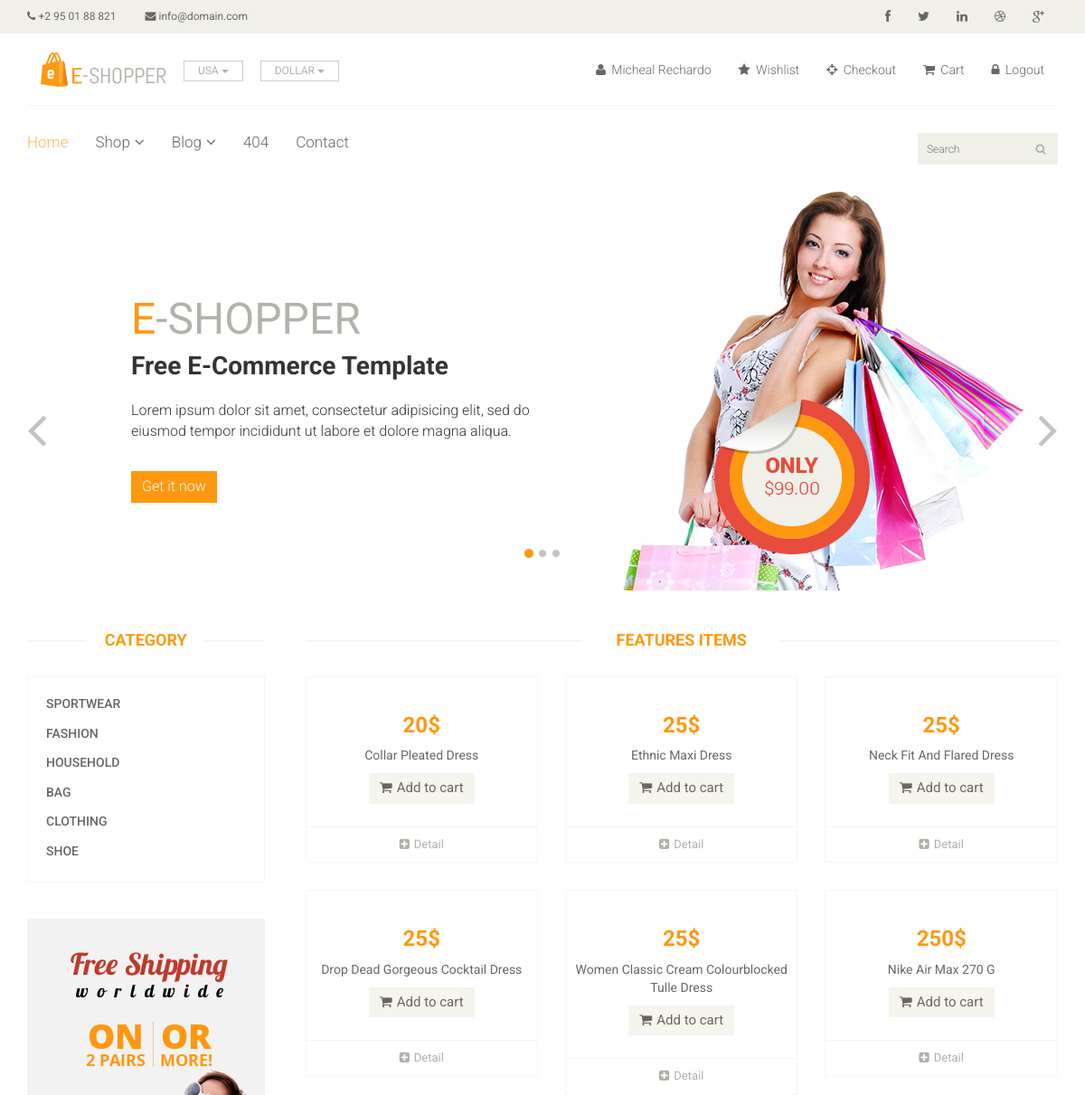
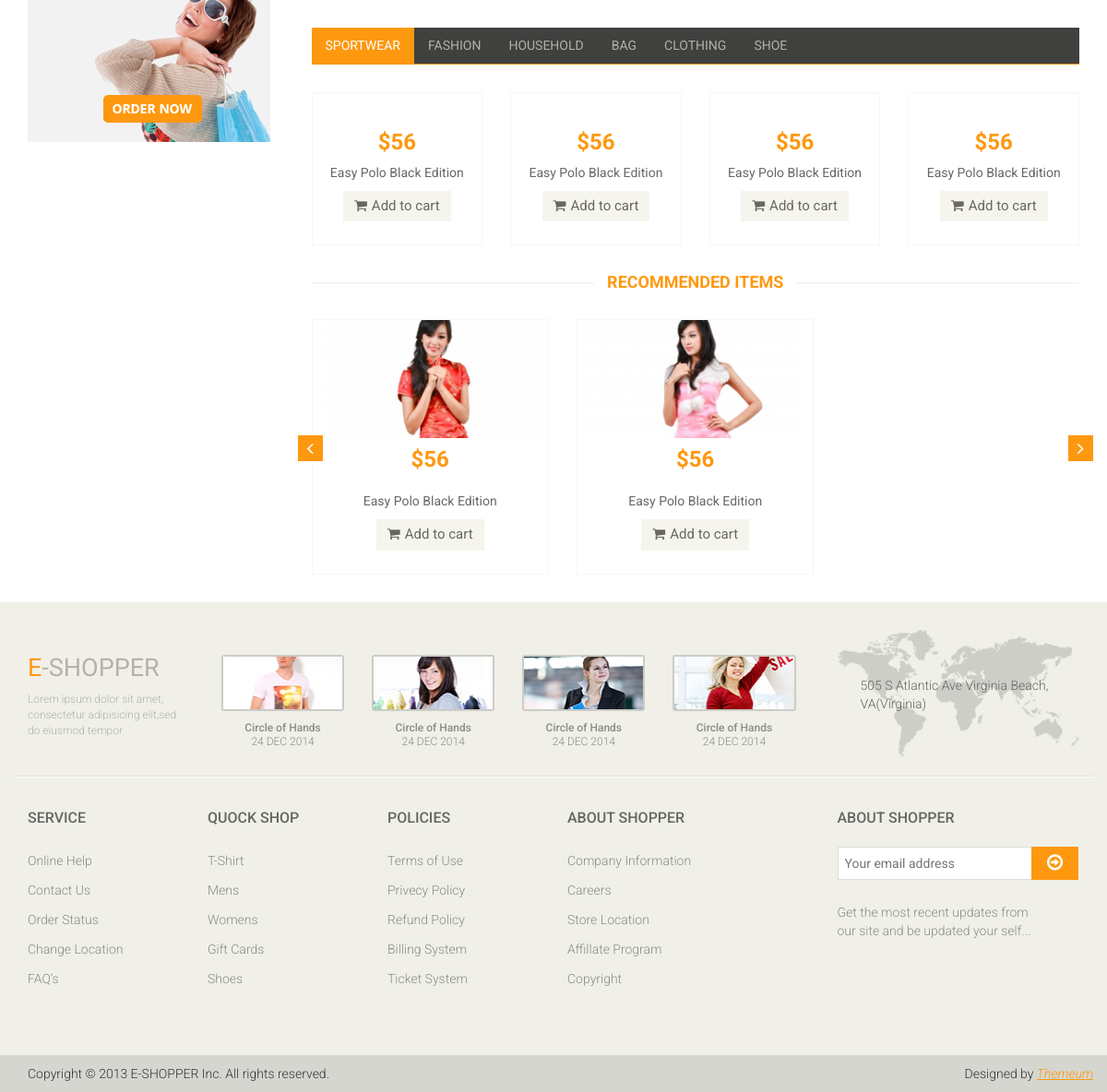
/ (signed in), run on the app's committed database (2 pictures, top to bottom).
### tables this page shows
CREATE TABLE `categories` (
  `id` int(11) NOT NULL,
  `name` varchar(255) NOT NULL
);

CREATE TABLE `clothes` (
  `id` int(11) NOT NULL,
  `status` enum('hide','active','delete') NOT NULL,
  `img` varchar(255) NOT NULL,
  `title` varchar(255) NOT NULL,
  `description` varchar(255) DEFAULT NULL,
  `category` int(11) NOT NULL,
  `sex` enum('men','women','kid','unisex') NOT NULL,
  `price` float NOT NULL
);

### index.php (the view, shortened to what this page needs)
<?php
	include_once('database/connect.php');
?>
<!DOCTYPE html>
<html lang="en">
<head>
    <link href="css/bootstrap.min.css" rel="stylesheet">
    <link href="css/font-awesome.min.css" rel="stylesheet">
    <link href="css/prettyPhoto.css" rel="stylesheet">
    <link href="css/price-range.css" rel="stylesheet">
    <link href="css/animate.css" rel="stylesheet">
	<link href="css/main.css" rel="stylesheet">
	<link href="css/responsive.css" rel="stylesheet">
</head>
<body>
	<header id="header">
		<div class="header_top">
			<div class="container">
				<div class="row">
					<div class="col-sm-6">
						<div class="contactinfo">
							<ul class="nav nav-pills">
								<li><a href="#"><i class="fa fa-phone"></i> +2 95 01 88 821</a></li>
								<li><a href="#"><i class="fa fa-envelope"></i> info@domain.com</a></li>
							</ul>
						</div>
					</div>
					<div class="col-sm-6">
						<div class="social-icons pull-right">
							<ul class="nav navbar-nav">
								<li><a href="#"><i class="fa fa-facebook"></i></a></li>
								<li><a href="#"><i class="fa fa-twitter"></i></a></li>
								<li><a href="#"><i class="fa fa-linkedin"></i></a></li>
								<li><a href="#"><i class="fa fa-dribbble"></i></a></li>
								<li><a href="#"><i class="fa fa-google-plus"></i></a></li>
							</ul>
						</div>
					</div>
				</div>
			</div>
		</div>
		<div class="header-middle">
			<div class="container">
				<div class="row">
					<div class="col-md-4 clearfix">
						<div class="logo pull-left">
							<a href="index.php"><img src="images/home/logo.png" alt="" /></a>
						</div>
						<div class="btn-group pull-right clearfix">
							<div class="btn-group">
								<button type="button" class="btn btn-default dropdown-toggle usa" data-toggle="dropdown">
									USA
									<span class="caret"></span>
								</button>
							</div>
							<div class="btn-group">
								<button type="button" class="btn btn-default dropdown-toggle usa" data-toggle="dropdown">
									DOLLAR
									<span class="caret"></span>
								</button>
							</div>
						</div>
					</div>
					<div class="col-md-8 clearfix">
						<div class="shop-menu clearfix pull-right">
							<ul class="nav navbar-nav">
								<?php require_once("navbar-login-checker.php")?>
							</ul>
						</div>
					</div>
				</div>
			</div>
		</div>
		<div class="header-bottom">
			<div class="container">
				<div class="row">
					<div class="col-sm-9">
						<div class="mainmenu pull-left">
							<ul class="nav navbar-nav collapse navbar-collapse">
								<li><a href="index.php" class="active">Home</a></li>
								<li class="dropdown"><a href="#">Shop<i class="fa fa-angle-down"></i></a>
                                </li>
								<li class="dropdown"><a href="#">Blog<i class="fa fa-angle-down"></i></a>
                                </li>
								<li><a href="404.html">404</a></li>
								<li><a href="contact-us.html">Contact</a></li>
							</ul>
						</div>
					</div>
					<div class="col-sm-3">
						<div class="search_box pull-right">
							<input type="text" placeholder="Search"/>
						</div>
					</div>
				</div>
			</div>
		</div>
	</header>
	<section id="slider">
		<div class="container">
			<div class="row">
				<div class="col-sm-12">
					<div id="slider-carousel" class="carousel slide" data-ride="carousel">
						<ol class="carousel-indicators">
							<li data-target="#slider-carousel" data-slide-to="0" class="active"></li>
							<li data-target="#slider-carousel" data-slide-to="1"></li>
							<li data-target="#slider-carousel" data-slide-to="2"></li>
						</ol>
						<div class="carousel-inner">
							<div class="item active">
								<div class="col-sm-6">
									<h1><span>E</span>-SHOPPER</h1>
									<h2>Free E-Commerce Template</h2>
									<p>Lorem ipsum dolor sit amet, consectetur adipisicing elit, sed do eiusmod tempor incididunt ut labore et dolore magna aliqua. </p>
									<button type="button" class="btn btn-default get">Get it now</button>
								</div>
								<div class="col-sm-6">
									<img src="images/home/girl1.jpg" class="girl img-responsive" alt="" />
									<img src="images/home/pricing.png"  class="pricing" alt="" />
								</div>
							</div>
						</div>
						<a href="#slider-carousel" class="left control-carousel hidden-xs" data-slide="prev">
							<i class="fa fa-angle-left"></i>
						</a>
						<a href="#slider-carousel" class="right control-carousel hidden-xs" data-slide="next">
							<i class="fa fa-angle-right"></i>
						</a>
					</div>
				</div>
			</div>
		</div>
	</section>
	<section>
		<div class="container">
			<div class="row">
				<div class="col-sm-3">
					<div class="left-sidebar">
						<h2>Category</h2>
						<div class="panel-group category-products" id="accordian">
							<?php require_once("category-sidebar.php") ?>
						</div>
						<div class="shipping text-center">
							<img src="images/home/shipping.jpg" alt="" />
						</div>
					</div>
				</div>
				<div class="col-sm-9 padding-right">
					<div class="features_items">
						<h2 class="title text-center">Features Items</h2>
						<?php require_once("get-features-items.php") ?>
					</div>
					<div class="category-tab">
						<div class="col-sm-12">
							<ul class="nav nav-tabs">
								<?php
								$query = "select * from categories where 1";
								$result = mysqli_query($con, $query);
								while($row = mysqli_fetch_array($result)){
									if ($row[0]==1){
										echo '<li class="active"><a href="#tshirt" data-toggle="tab">'.$row["name"].'</a></li>';
										continue;
									}?>
									<li><a href="#" data-toggle="tab">	<?= $row["name"]?>	</a></li>
								<?php }	?>
							</ul>
						</div>
						<div class="tab-content">
							<div class="tab-pane fade active in" id="tshirt" >
								<?php
									$query = "select * from clothes where clothes.category=5";
									$result = mysqli_query($con, $query);
									while($row = mysqli_fetch_array($result)){
										if ($row[0]==5){
											break;
										}
								?>
								<div class="col-sm-3">
									<div class="product-image-wrapper">
										<div class="single-products">
											<div class="productinfo text-center">
												<h2>$56</h2>
												<p>Easy Polo Black Edition</p>
												<a href="#" class="btn btn-default add-to-cart"><i class="fa fa-shopping-cart"></i>Add to cart</a>
											</div>
										</div>
									</div>
								</div>
								<?php }	?>
							</div>
						</div>
					</div>
					<div class="recommended_items">
						<h2 class="title text-center">recommended items</h2>
						<div id="recommended-item-carousel" class="carousel slide" data-ride="carousel">
							<div class="carousel-inner">
								<div class="item active">
									<div class="col-sm-4">
										<div class="product-image-wrapper">
											<div class="single-products">
												<div class="productinfo text-center">
													<img src="images/home/recommend2.jpg" alt="" />
													<h2>$56</h2>
													<p>Easy Polo Black Edition</p>
													<a href="#" class="btn btn-default add-to-cart"><i class="fa fa-shopping-cart"></i>Add to cart</a>
												</div>
											</div>
										</div>
									</div>
									<div class="col-sm-4">
										<div class="product-image-wrapper">
											<div class="single-products">
												<div class="productinfo text-center">
													<img src="images/home/recommend3.jpg" alt="" />
													<h2>$56</h2>
													<p>Easy Polo Black Edition</p>
													<a href="#" class="btn btn-default add-to-cart"><i class="fa fa-shopping-cart"></i>Add to cart</a>
												</div>
											</div>
										</div>
									</div>
								</div>
							</div>
							 <a class="left recommended-item-control" href="#recommended-item-carousel" data-slide="prev">
								<i class="fa fa-angle-left"></i>
							  </a>
							  <a class="right recommended-item-control" href="#recommended-item-carousel" data-slide="next">
								<i class="fa fa-angle-right"></i>
							  </a>
						</div>
					</div>
				</div>
			</div>
		</div>
	</section>
	<footer id="footer">
		<div class="footer-top">
			<div class="container">
				<div class="row">
					<div class="col-sm-2">
						<div class="companyinfo">
							<h2><span>e</span>-shopper</h2>
							<p>Lorem ipsum dolor sit amet, consectetur adipisicing elit,sed do eiusmod tempor</p>
						</div>
					</div>
					<div class="col-sm-7">
						<div class="col-sm-3">
							<div class="video-gallery text-center">
								<a href="#">
									<div class="iframe-img">
										<img src="images/home/iframe1.png" alt="" />
									</div>
								</a>
								<p>Circle of Hands</p>
								<h2>24 DEC 2014</h2>
							</div>
						</div>
						<div class="col-sm-3">
							<div class="video-gallery text-center">
								<a href="#">
									<div class="iframe-img">
										<img src="images/home/iframe2.png" alt="" />
									</div>
								</a>
								<p>Circle of Hands</p>
								<h2>24 DEC 2014</h2>
							</div>
						</div>
						<div class="col-sm-3">
							<div class="video-gallery text-center">
								<a href="#">
									<div class="iframe-img">
										<img src="images/home/iframe3.png" alt="" />
									</div>
								</a>
								<p>Circle of Hands</p>
								<h2>24 DEC 2014</h2>
							</div>
						</div>
						<div class="col-sm-3">
							<div class="video-gallery text-center">
								<a href="#">
									<div class="iframe-img">
										<img src="images/home/iframe4.png" alt="" />
									</div>
								</a>
								<p>Circle of Hands</p>
								<h2>24 DEC 2014</h2>
							</div>
						</div>
					</div>
					<div class="col-sm-3">
						<div class="address">
							<img src="images/home/map.png" alt="" />
							<p>505 S Atlantic Ave Virginia Beach, VA(Virginia)</p>
						</div>
					</div>
				</div>
			</div>
		</div>
		<div class="footer-widget">
			<div class="container">
				<div class="row">
					<div class="col-sm-2">
						<div class="single-widget">
							<h2>Service</h2>
							<ul class="nav nav-pills nav-stacked">
								<li><a href="#">Online Help</a></li>
								<li><a href="#">Contact Us</a></li>
								<li><a href="#">Order Status</a></li>
								<li><a href="#">Change Location</a></li>
								<li><a href="#">FAQ’s</a></li>
							</ul>
						</div>
					</div>
					<div class="col-sm-2">
						<div class="single-widget">
							<h2>Quock Shop</h2>
							<ul class="nav nav-pills nav-stacked">
								<li><a href="#">T-Shirt</a></li>
								<li><a href="#">Mens</a></li>
								<li><a href="#">Womens</a></li>
								<li><a href="#">Gift Cards</a></li>
								<li><a href="#">Shoes</a></li>
							</ul>
						</div>
					</div>
					<div class="col-sm-2">
						<div class="single-widget">
							<h2>Policies</h2>
							<ul class="nav nav-pills nav-stacked">
								<li><a href="#">Terms of Use</a></li>
								<li><a href="#">Privecy Policy</a></li>
								<li><a href="#">Refund Policy</a></li>
								<li><a href="#">Billing System</a></li>
								<li><a href="#">Ticket System</a></li>
							</ul>
						</div>
					</div>
					<div class="col-sm-2">
						<div class="single-widget">
							<h2>About Shopper</h2>
							<ul class="nav nav-pills nav-stacked">
								<li><a href="#">Company Information</a></li>
								<li><a href="#">Careers</a></li>
								<li><a href="#">Store Location</a></li>
								<li><a href="#">Affillate Program</a></li>
								<li><a href="#">Copyright</a></li>
							</ul>
						</div>
					</div>
					<div class="col-sm-3 col-sm-offset-1">
						<div class="single-widget">
							<h2>About Shopper</h2>
							<form action="#" class="searchform">
								<input type="text" placeholder="Your email address" />
								<button type="submit" class="btn btn-default"><i class="fa fa-arrow-circle-o-right"></i></button>
								<p>Get the most recent updates from <br />our site and be updated your self...</p>
							</form>
						</div>
					</div>
				</div>
			</div>
		</div>
		<div class="footer-bottom">
			<div class="container">
				<div class="row">
					<p class="pull-left">Copyright © 2013 E-SHOPPER Inc. All rights reserved.</p>
					<p class="pull-right">Designed by <span><a target="_blank" href="http://www.themeum.com">Themeum</a></span></p>
				</div>
			</div>
		</div>
	</footer>
</body>
</html>

### category-sidebar.php (shortened to what this page needs)
<?php
	$query = "select * from categories where 1";
	$result = mysqli_query($con, $query);
	while($row = mysqli_fetch_array($result)){
		$name=$row["name"];
	?>
<div class="panel panel-default">
<div class="panel-heading">
<h4 class="panel-title"><a class="cate" id="<?=$name?>"	href="javascript:category()"><?= $name; ?></a></h4>
</div>
</div>
<?php }	?>

### get-features-items.php (shortened to what this page needs)
<?php
	$query = "select * from clothes where 1";
	$result = mysqli_query($con, $query);
	$maxitem=6;
	while($row = mysqli_fetch_array($result)){
	    if ($row[0]==$maxitem+1){
			break;
	}
	$title=$row["title"];
    $price=$row["price"];
?>
	<div class="col-sm-4">
		<div class="product-image-wrapper">
			<div class="single-products">
				<div class="productinfo text-center">
					<h2><?= $price; ?>$</h2>
					<p><?= $title; ?></p>
					<a href="#" class="btn btn-default add-to-cart"><i class="fa fa-shopping-cart"></i>Add to cart</a>
				</div>
			    <div class="product-overlay">
		            <div class="overlay-content">
				    </div>
		        </div>
	        </div>
	        <div class="choose">
		        <ul class="nav nav-pills nav-justified">
		            <li><a href="#" ><i class="fa fa-plus-square"></i>Detail</a></li>
		        </ul>
	        </div>
        </div>
    </div>
<?php }	?>

### data on the page
categories: name "SPORTWEAR"
categories: name "FASHION"
categories: name "HOUSEHOLD"
categories: name "BAG"
categories: name "CLOTHING"
categories: name "SHOE"
clothes: price "20", title "Collar Pleated Dress"
clothes: price "25", title "Ethnic Maxi Dress"
clothes: price "25", title "Neck Fit And Flared Dress"
clothes: price "25", title "Drop Dead Gorgeous Cocktail Dress"
clothes: price "25", title "Women Classic Cream Colourblocked Tulle Dress"
clothes: price "250", title "Nike Air Max 270 G"

### other printed values
$name "Micheal Rechardo"
